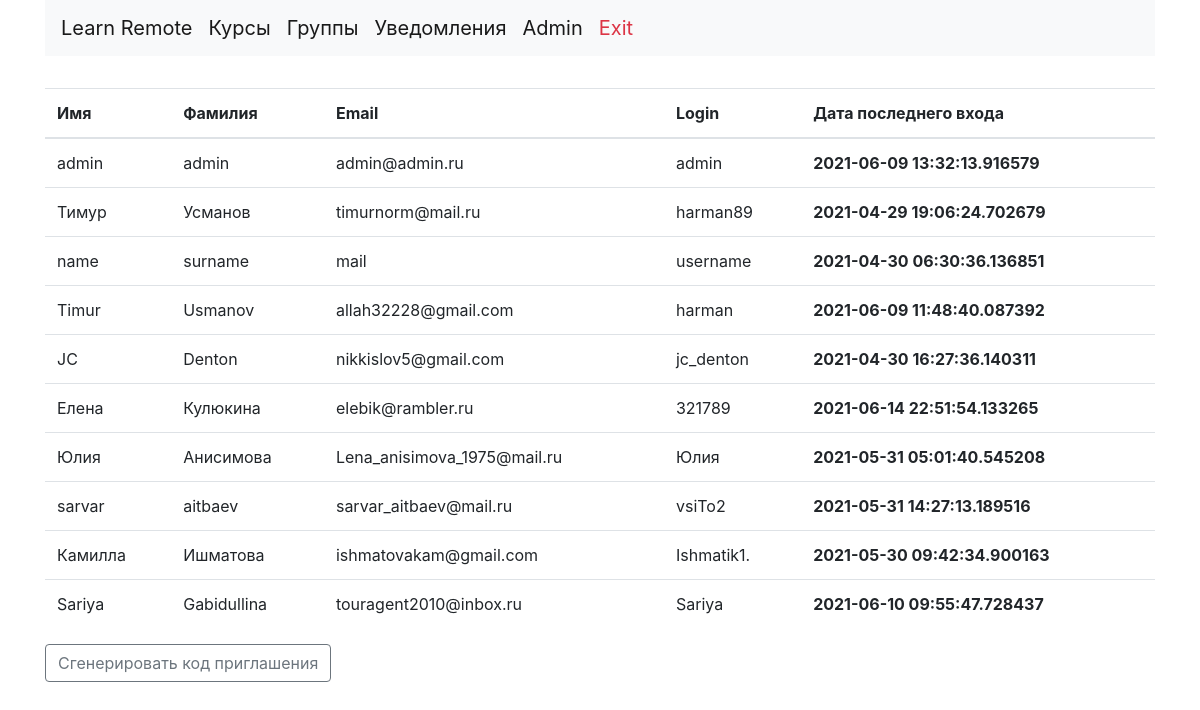
The page /admin (signed in) on the database its author committed.
### model.py (models this page shows, shortened)
class User(db.Model, UserMixin):
    __tablename__ = "user"
    id = Column(Integer(), primary_key=True)
    username = Column(String(255), nullable=False)
    password_hash = Column(String(255), nullable=False)
    name = Column(String(255), nullable=False)
    surname = Column(String(255), nullable=False)
    email = Column(String(255), nullable=False)
    role = Column(String(255), nullable=False, default="teacher")
    last_login_time = Column(DateTime, default=datetime.datetime.now())
    usergroup = relationship('UserGroup',backref='user', lazy = 'dynamic')
    marks = relationship('Marks',backref='user', lazy = 'dynamic')

### index.py (the view)
@app.route("/admin")
def show_admin_panel(message=""):
    if current_user.is_authenticated:
        if current_user.role == "admin":
            users = db.session.query(User).all()
            return render_template("admin.html", users_list=users, message=message)
        else:
            return index(message="Отказано в доступе")
    else:
        return index(message="Отказано в доступе")

### index.py (called while the page is built)
@login_manager.user_loader
def load_user(user_id):
    return db.session.query(User).get(user_id)

### templates/admin.html (shortened to what this page needs)
{% extends 'base.html' %}
{% block content %}
<div class="container">
    <table class="mt-2 table">
        <thead>
        <tr>
            <th scope="col">Имя</th>
            <th scope="col">Фамилия</th>
            <th scope="col">Email</th>
            <th scope="col">Login</th>
            <th scope="col">Дата последнего входа</th>
        </tr>
        </thead>
        <tbody>
        {% for i in users_list %}
        <tr>
            <td>{{i.name}}</td>
            <td>{{i.surname}}</td>
            <td>{{i.email}}</td>
            <td>{{i.username}}</td>
            <th>{{i.last_login_time}}</th>
        </tr>
        {% endfor %}
        </tbody>
    </table>
    <form action="/generate_invite_code" method="post">
        <button type="submit" class="btn btn-outline-secondary">Сгенерировать код приглашения</button>
    </form>
</div>
{% endblock %}

### rows shown on the page
User: name "admin", surname "admin", email "admin@admin.ru", username "admin", last_login_time "2021-06-09 13:32:13.916579"
User: name "Тимур", surname "Усманов", email "timurnorm@mail.ru", username "harman89", last_login_time "2021-04-29 19:06:24.702679"
User: name "name", surname "surname", email "mail", username "username", last_login_time "2021-04-30 06:30:36.136851"
User: name "Timur", surname "Usmanov", email "allah32228@gmail.com", username "harman", last_login_time "2021-06-09 11:48:40.087392"
User: name "JC", surname "Denton", email "nikkislov5@gmail.com", username "jc_denton", last_login_time "2021-04-30 16:27:36.140311"
User: name "Елена", surname "Кулюкина", email "elebik@rambler.ru", username "321789", last_login_time "2021-06-14 22:51:54.133265"
User: name "Юлия", surname "Анисимова", email "Lena_anisimova_1975@mail.ru", username "Юлия", last_login_time "2021-05-31 05:01:40.545208"
User: name "sarvar", surname "aitbaev", email "sarvar_aitbaev@mail.ru", username "vsiTo2", last_login_time "2021-05-31 14:27:13.189516"
User: name "Камилла", surname "Ишматова", email "ishmatovakam@gmail.com", username "Ishmatik1.", last_login_time "2021-05-30 09:42:34.900163"
User: name "Sariya", surname "Gabidullina", email "touragent2010@inbox.ru", username "Sariya", last_login_time "2021-06-10 09:55:47.728437"
